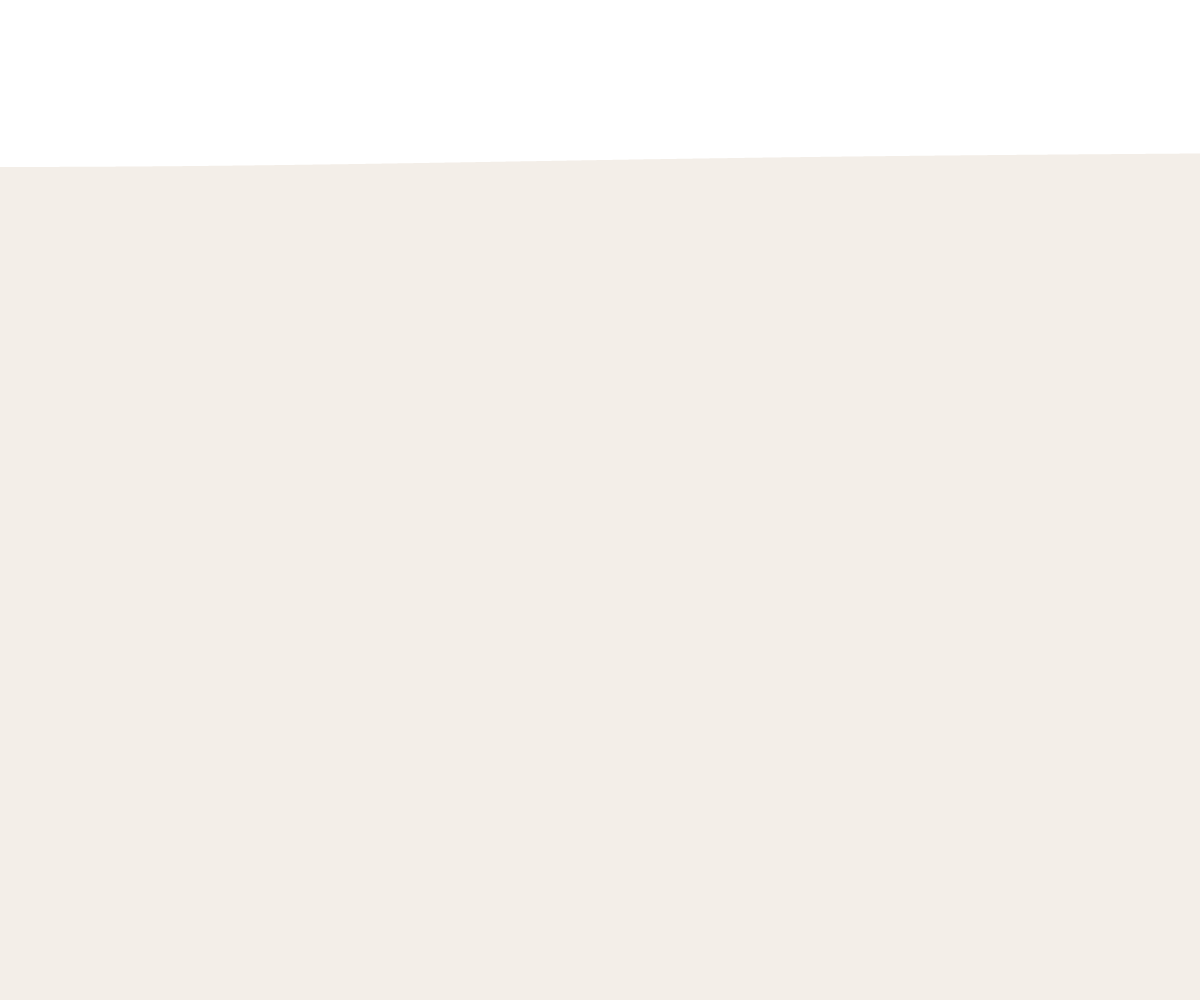
Frame 1 (no input)
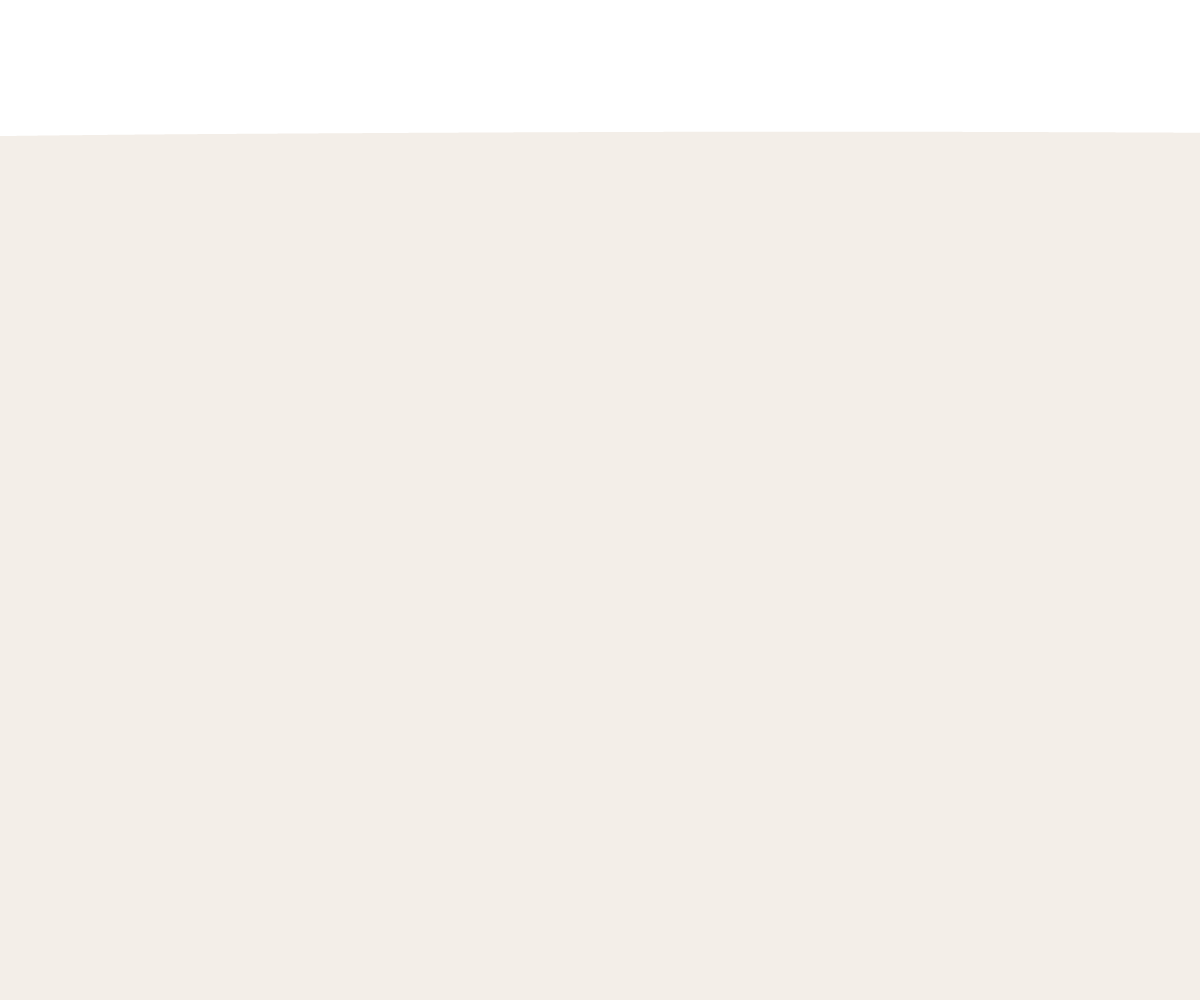
Frame 60 (no input)
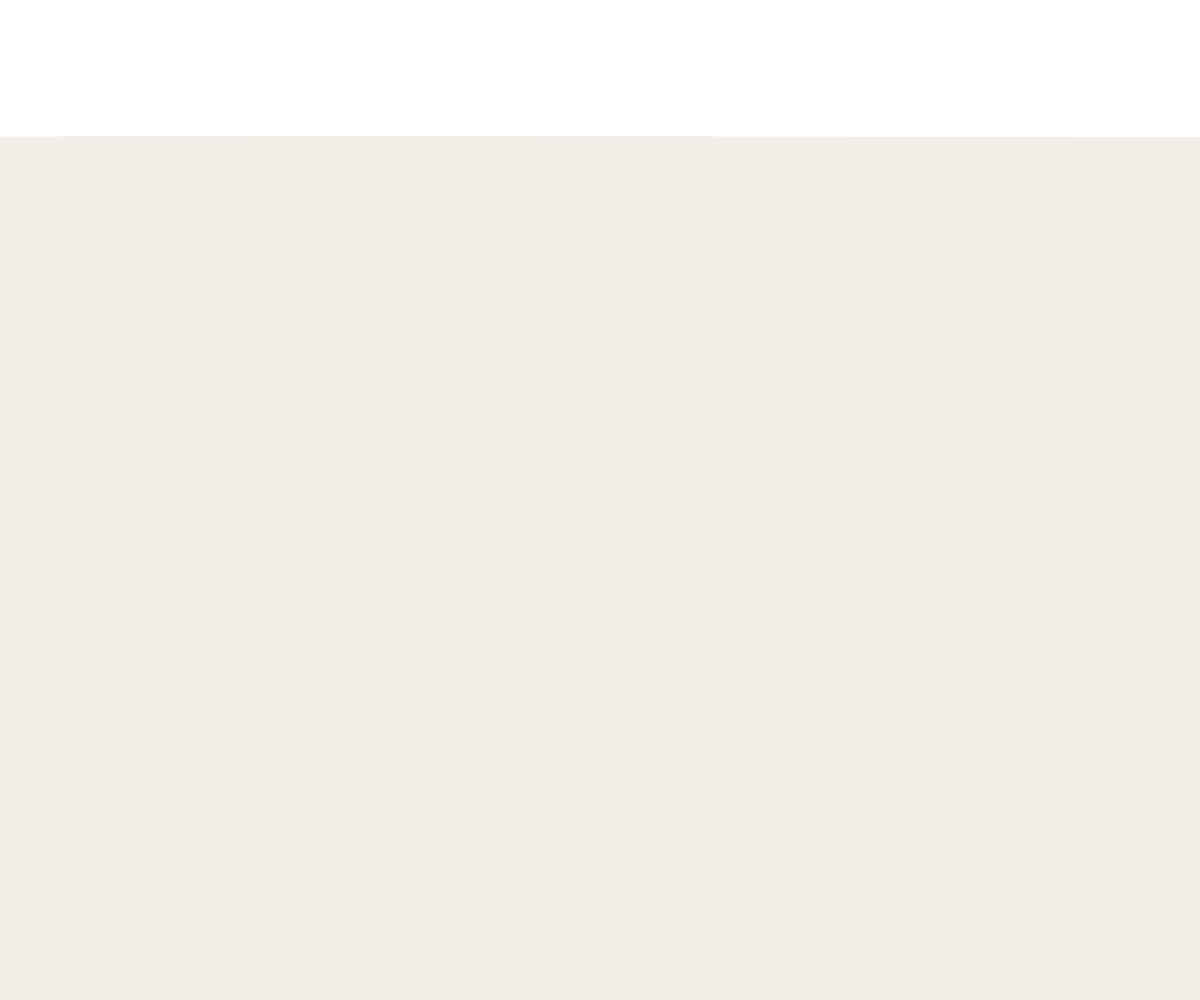
Frame 120 (the mouse pressed at the canvas centre since frame 60)

The p5.js sketch that drew these frames (run headless with seeded random() and noise() and a simulated clock; from frame 60 on, the mouse is pressed at the canvas centre):

// p5.js sketch
// ── sketch.js


function setup() {
    let canvas = createCanvas(windowWidth, windowHeight);
    
    frameRate(30);
    
    canvas.position(0, 0, 'fixed');
}

let xoff = 0.01;
let yoff = 0;
function draw() {
    background('white');
    
    noStroke();
    fill('rgb(243,238,232)');
    
    beginShape();
    for (var x = 0; x <= windowWidth; x+=1) {
        var nx = map(x, 0, windowWidth, 0, 0.2);
        var y = 100 * noise(nx + yoff) + 100;
        vertex(x,y);
    }
    yoff += 0.01;
    
    vertex(windowWidth, windowHeight);
    vertex(0, windowHeight);
    endShape(CLOSE);
    
}

function windowResized() {
    resizeCanvas(windowWidth, windowHeight);
}
